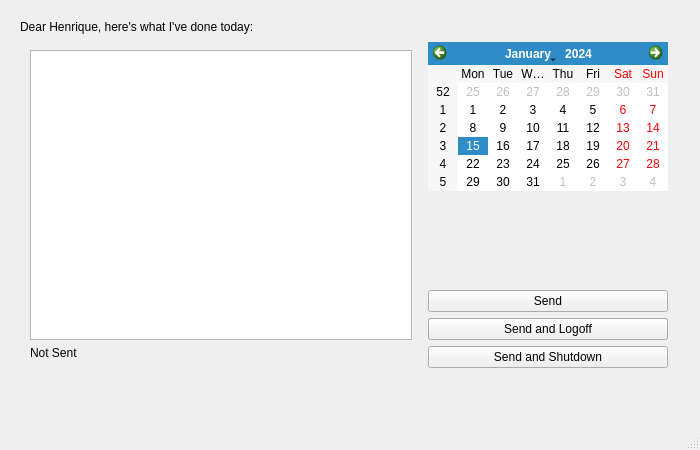
<?xml version="1.0" encoding="UTF-8"?>
<ui version="4.0">
 <class>Henrique</class>
 <widget class="QMainWindow" name="Henrique">
  <property name="enabled">
   <bool>true</bool>
  </property>
  <property name="geometry">
   <rect>
    <x>0</x>
    <y>0</y>
    <width>700</width>
    <height>450</height>
   </rect>
  </property>
  <property name="windowTitle">
   <string>Henrique</string>
  </property>
  <widget class="QWidget" name="CentralWidget">
   <widget class="QWidget" name="MainWidget" native="true">
    <property name="geometry">
     <rect>
      <x>20</x>
      <y>20</y>
      <width>650</width>
      <height>350</height>
     </rect>
    </property>
    <property name="sizePolicy">
     <sizepolicy hsizetype="Preferred" vsizetype="Preferred">
      <horstretch>0</horstretch>
      <verstretch>0</verstretch>
     </sizepolicy>
    </property>
    <property name="minimumSize">
     <size>
      <width>0</width>
      <height>0</height>
     </size>
    </property>
    <layout class="QVBoxLayout" name="verticalLayout_3">
     <item>
      <widget class="QLabel" name="MainLabel">
       <property name="text">
        <string>Dear Henrique, here's what I've done today:</string>
       </property>
       <property name="margin">
        <number>6</number>
       </property>
      </widget>
     </item>
     <item>
      <widget class="QWidget" name="ContainerWidget" native="true">
       <layout class="QHBoxLayout" name="horizontalLayout">
        <property name="spacing">
         <number>6</number>
        </property>
        <property name="margin">
         <number>1</number>
        </property>
        <item>
         <widget class="QWidget" name="ReportTextContainer" native="true">
          <property name="sizePolicy">
           <sizepolicy hsizetype="Expanding" vsizetype="Expanding">
            <horstretch>0</horstretch>
            <verstretch>0</verstretch>
           </sizepolicy>
          </property>
          <property name="minimumSize">
           <size>
            <width>400</width>
            <height>300</height>
           </size>
          </property>
          <layout class="QVBoxLayout" name="verticalLayout">
           <item>
            <widget class="QTextEdit" name="ReportText">
             <property name="enabled">
              <bool>true</bool>
             </property>
            </widget>
           </item>
           <item>
            <widget class="QLabel" name="StatusLabel">
             <property name="enabled">
              <bool>true</bool>
             </property>
             <property name="text">
              <string>Not Sent</string>
             </property>
             <property name="textFormat">
              <enum>Qt::AutoText</enum>
             </property>
            </widget>
           </item>
          </layout>
         </widget>
        </item>
        <item>
         <widget class="QWidget" name="CalendarWidgetContainer" native="true">
          <property name="minimumSize">
           <size>
            <width>200</width>
            <height>300</height>
           </size>
          </property>
          <layout class="QVBoxLayout" name="verticalLayout_2">
           <property name="spacing">
            <number>6</number>
           </property>
           <property name="margin">
            <number>1</number>
           </property>
           <item>
            <widget class="QCalendarWidget" name="ReportCalendarWidget"/>
           </item>
           <item>
            <spacer name="CalendarToButtonSpacer">
             <property name="orientation">
              <enum>Qt::Vertical</enum>
             </property>
             <property name="sizeHint" stdset="0">
              <size>
               <width>20</width>
               <height>40</height>
              </size>
             </property>
            </spacer>
           </item>
           <item>
            <widget class="QPushButton" name="SendButton">
             <property name="text">
              <string>Send</string>
             </property>
            </widget>
           </item>
           <item>
            <widget class="QPushButton" name="SendAndLogoffButton">
             <property name="text">
              <string>Send and Logoff</string>
             </property>
            </widget>
           </item>
           <item>
            <widget class="QPushButton" name="SendAndShutdownButton">
             <property name="text">
              <string>Send and Shutdown</string>
             </property>
            </widget>
           </item>
          </layout>
         </widget>
        </item>
       </layout>
      </widget>
     </item>
    </layout>
   </widget>
  </widget>
  <widget class="QStatusBar" name="statusbar"/>
 </widget>
 <resources/>
 <connections/>
</ui>
